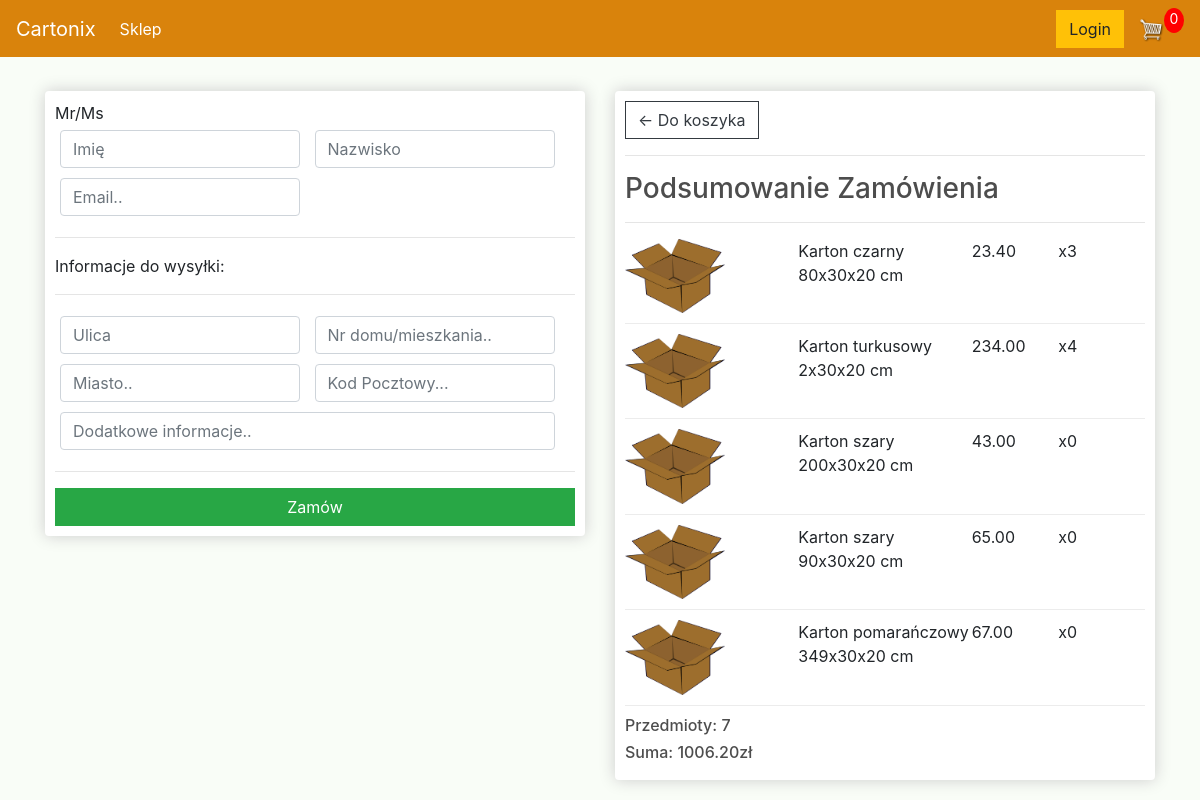
/checkout/ (signed in), run on an earlier commit of the app's database.
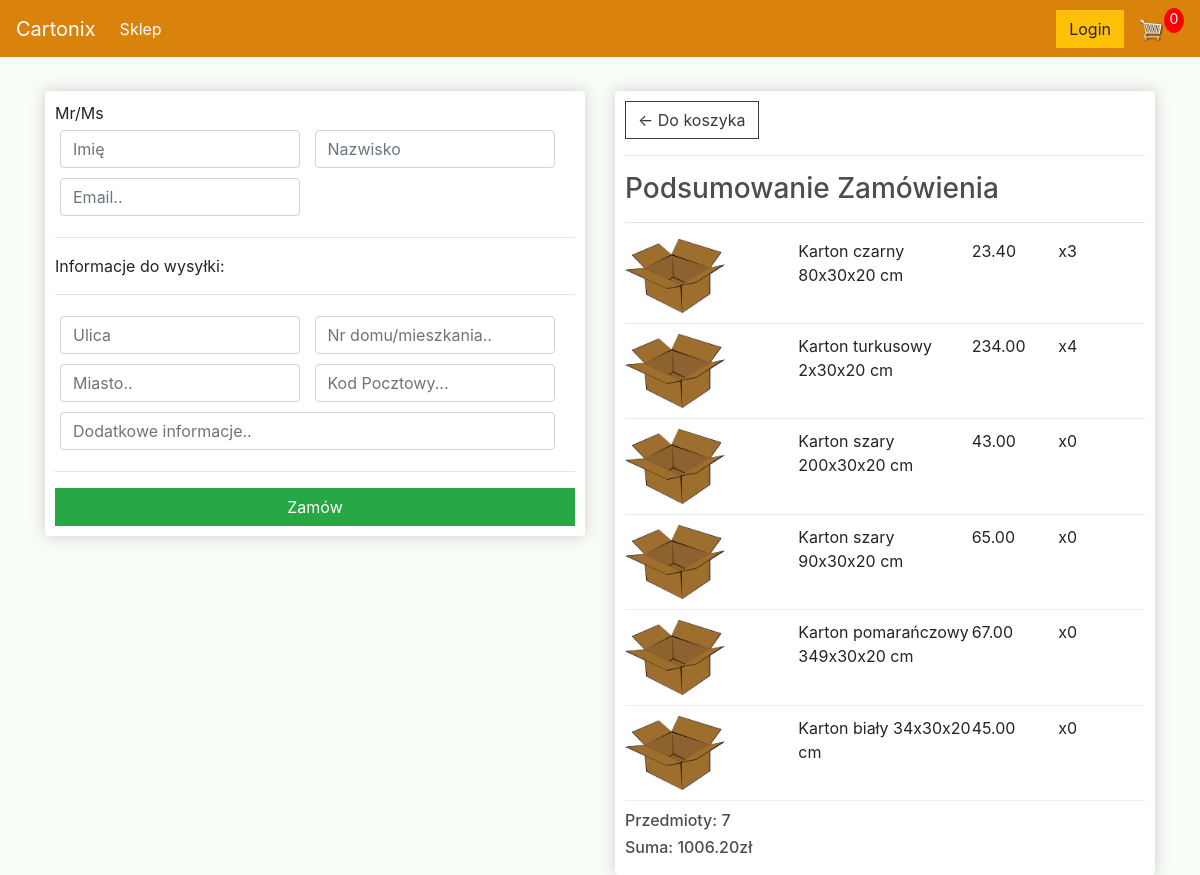
And on a later commit of the database.
### cartoon_shoop/models.py (models this page shows, shortened)
class OrderItem(models.Model):
    order = models.ForeignKey(Order, on_delete=models.SET_NULL, null=True)
    product = models.ForeignKey(Product, on_delete=models.SET_NULL, null = True)
    quantity = models.IntegerField(default=0, null=True)
    date_added = models.DateTimeField(auto_now_add=True, null=True)
    @property
    def get_total(self):
        total = self.product.price * self.quantity
        return total

class Product(models.Model):
    name = models.CharField(max_length=1000, null=True)
    price = models.FloatField()
    digital = models.BooleanField(default=False, null=True)
    image = models.ImageField(null = True)

### cartoon_shoop/views.py (the view)
# urls.py: path('checkout/', views.checkout, name="checkout"),
def checkout(request):
	if request.user.is_authenticated:
		customer = request.user.customer
		order, created =Order.objects.get_or_create(customer=customer, complete=False)
		items = order.orderitem_set.all()
	else:
		items =[]
		order = []
	context = {'items': items, 'order': order}
	return render(request, 'cartoon_shoop/checkout.html', context)

### cartoon_shoop/models.py (called while the page is built)
    @property
    def get_cart_total_price(self):
        orderitem = self.orderitem_set.all()
        total = sum([item_total.get_total for item_total in orderitem])
        return total

    @property
    def get_total_all_items(self):
        all_items = self.orderitem_set.all()
        total2 = sum([total.quantity for total in all_items])
        return total2

### cartoon_shoop/templates/cartoon_shoop/checkout.html (shortened to what this page needs)
{% extends 'cartoon_shoop/main.html' %}
{% load static %}
{% block content %}
     <div class="row">
		<div class="col-lg-6">
			<div class="box-element" id="form-wrapper">
				<form id="form">
					<div id="user-info">
						<div>
							<h8>Mr/Ms</h8>
						</div>
						<div class="form-field">
							<input required class="form-control" type="text" name="imie" placeholder="Imię">
						</div>
						<div class="form-field">
							<input required class="form-control" type="text" name="nazwisko" placeholder="Nazwisko">
						</div>
						<div class="form-field">
							<input required class="form-control" type="email" name="email" placeholder="Email..">
						</div>
					</div>
					<div id="shipping-info">
						<hr>
						<p>Informacje do wysyłki:</p>
						<hr>
						<div class="form-field">
							<input class="form-control" type="text" name="street" placeholder="Ulica">
						</div>
						<div class="form-field">
							<input class="form-control" type="text" name="home_number" placeholder="Nr domu/mieszkania..">
						</div>
						<div class="form-field">
							<input class="form-control" type="text" name="city" placeholder="Miasto..">
						</div>
						<div class="form-field">
							<input class="form-control" type="text" name="zipcode" placeholder="Kod Pocztowy...">
						</div>
						<div class="form-field" style="width: 505px;">
							<input class="form-control" type="text" name="added" placeholder="Dodatkowe informacje..">
						</div>
					</div>
					<hr>
					<input id="form-button" class="btn btn-success btn-block" type="submit" value="Zamów">
				</form>
			</div>
			<br>
		</div>
		<div class="col-lg-6">
			<div class="box-element">
				<a  class="btn btn-outline-dark" href="{% url 'cart' %}">&#x2190; Do koszyka</a>
				<hr>
				<h3>Podsumowanie Zamówienia</h3>
				<hr>
				{% for item in items%}
				<div class="cart-row">
					<div style="flex:2"><img class="row-image" src="{% static 'images/cartoon.png' %}"></div>
					<div style="flex:2"><p>{{item.product.name}}</p></div>
					<div style="flex:1"><p>{{item.product.price|floatformat:2}}</p></div>
					<div style="flex:1"><p>x{{item.quantity}}</p></div>
				</div>
				{% endfor %}
				<h6>Przedmioty:   {{order.get_total_all_items}}</h6>
				<h6>Suma:   {{order.get_cart_total_price|floatformat:2}}zł</h6>
			</div>
		</div>
	</div>
{% endblock content %}

What changed in the data, as far as the page shows it:
added OrderItem: product.name "Karton biały 34x30x20 cm", product.price "45.00", quantity "0"
